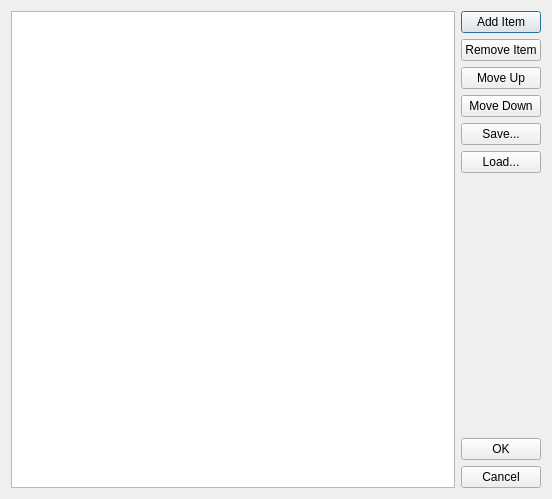
<?xml version="1.0" encoding="UTF-8"?>
<ui version="4.0">
 <class>Dialog</class>
 <widget class="QDialog" name="Dialog">
  <property name="geometry">
   <rect>
    <x>0</x>
    <y>0</y>
    <width>552</width>
    <height>499</height>
   </rect>
  </property>
  <property name="windowTitle">
   <string>Dialog</string>
  </property>
  <layout class="QHBoxLayout" name="horizontalLayout">
   <item>
    <widget class="QListWidget" name="listActions"/>
   </item>
   <item>
    <layout class="QVBoxLayout" name="verticalLayout">
     <item>
      <widget class="QPushButton" name="bAdd">
       <property name="text">
        <string>Add Item</string>
       </property>
      </widget>
     </item>
     <item>
      <widget class="QPushButton" name="bRemove">
       <property name="text">
        <string>Remove Item</string>
       </property>
      </widget>
     </item>
     <item>
      <widget class="QPushButton" name="bUp">
       <property name="text">
        <string>Move Up</string>
       </property>
      </widget>
     </item>
     <item>
      <widget class="QPushButton" name="bDown">
       <property name="text">
        <string>Move Down</string>
       </property>
      </widget>
     </item>
     <item>
      <widget class="QPushButton" name="bSave">
       <property name="text">
        <string>Save...</string>
       </property>
      </widget>
     </item>
     <item>
      <widget class="QPushButton" name="bLoad">
       <property name="text">
        <string>Load...</string>
       </property>
      </widget>
     </item>
     <item>
      <spacer name="verticalSpacer">
       <property name="orientation">
        <enum>Qt::Vertical</enum>
       </property>
       <property name="sizeHint" stdset="0">
        <size>
         <width>20</width>
         <height>40</height>
        </size>
       </property>
      </spacer>
     </item>
     <item>
      <widget class="QPushButton" name="bOk">
       <property name="text">
        <string>OK</string>
       </property>
      </widget>
     </item>
     <item>
      <widget class="QPushButton" name="bCancel">
       <property name="text">
        <string>Cancel</string>
       </property>
      </widget>
     </item>
    </layout>
   </item>
  </layout>
 </widget>
 <resources/>
 <connections/>
</ui>
